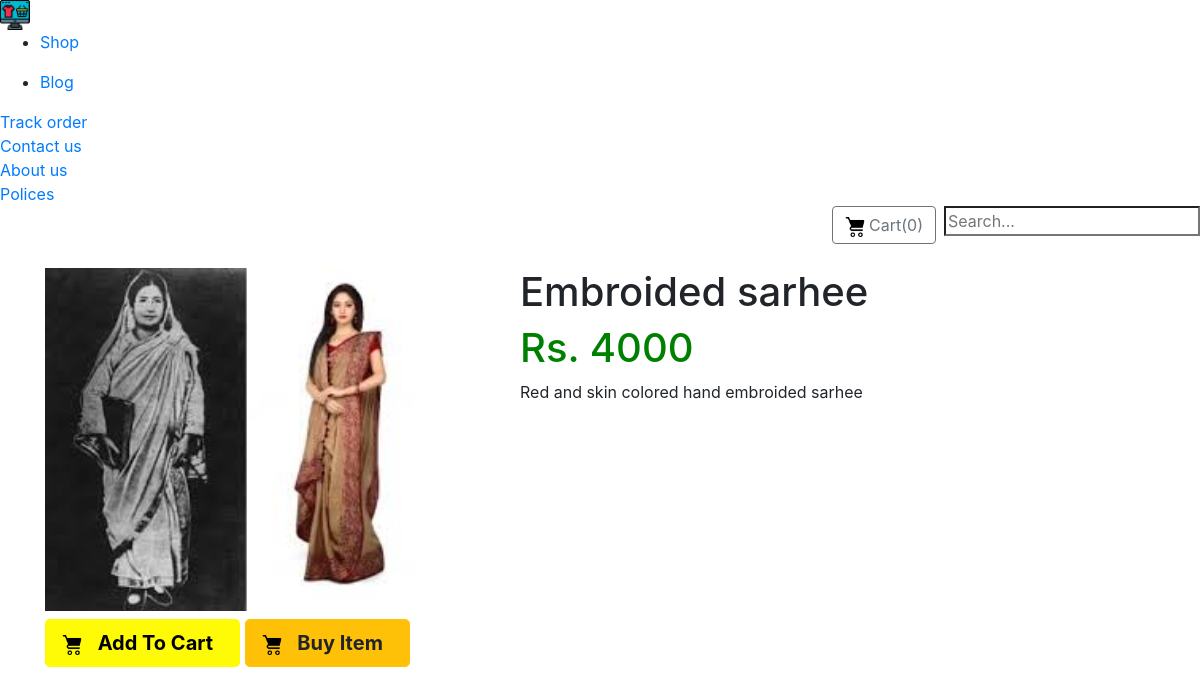
Screenshot of /Shop/products/7 with the database file from the repository.
### Shop/models.py (models this page shows, shortened)
class Product(models.Model):
    product_id = models.AutoField
    product_name = models.CharField(max_length=50)
    product_catagory = models.CharField(max_length=50)
    product_subcatagory = models.CharField(max_length=50,default='')
    product_desc = models.CharField(max_length=300)
    product_pricse = models.IntegerField(default=0)
    product_pub_date = models.DateField()
    product_imag = models.ImageField(upload_to='shope/images')

### Shop/views.py (the view)
# urls.py: path('products/<int:pid>',views.Products,name='productviewpage'),
def Products(request,pid):
    pdc = Product.objects.filter(id=pid)
    return render(request,'shop/products.html',{'product':pdc[0]})

### Shop/templates/shop/products.html
{% extends 'shop/Basic.html' %} {% block title %} Product {% endblock %} {% block body %}
<br>
<div class="container">
    <div class="row">
        <div class="col-md-5">
            <img src="/media/{{product.product_imag}}" width=370px hight='400px' alt=""> {% load static %}
            <button type="button" class="btn btn-lg my-2" style="background-color:rgba(255, 251, 0, 0.973);">
                <span> <img src="{% static 'shop/shopping-cart.png'%}" height="20px" width="20px" alt=""> </span>
                <b style="padding: 10px;"> Add To Cart</b>
            </button>
            <button type="button" class="btn btn-warning btn-lg my-2">
                <span> <img src="{% static 'shop/shopping-cart.png'%}" height="20px" width="20px" alt=""> </span>
                <b style="padding: 10px;">Buy Item</b>
            </button>
        </div>
        <div class="col-md-4">
            <h1>{{product.product_name}}</h1>
            <h6 style="color:green;font-size: 40px;">Rs. {{product.product_pricse}}</h6>
            <p>{{product.product_desc}}</p>
        </div>
        <div class="col-md-3">
        </div>
    </div>
</div>
{% endblock %}

### rows the page displays
Product: product_imag (picture), product_name "Embroided sarhee", product_pricse "4000", product_desc "Red and skin colored hand embroided sarhee"
